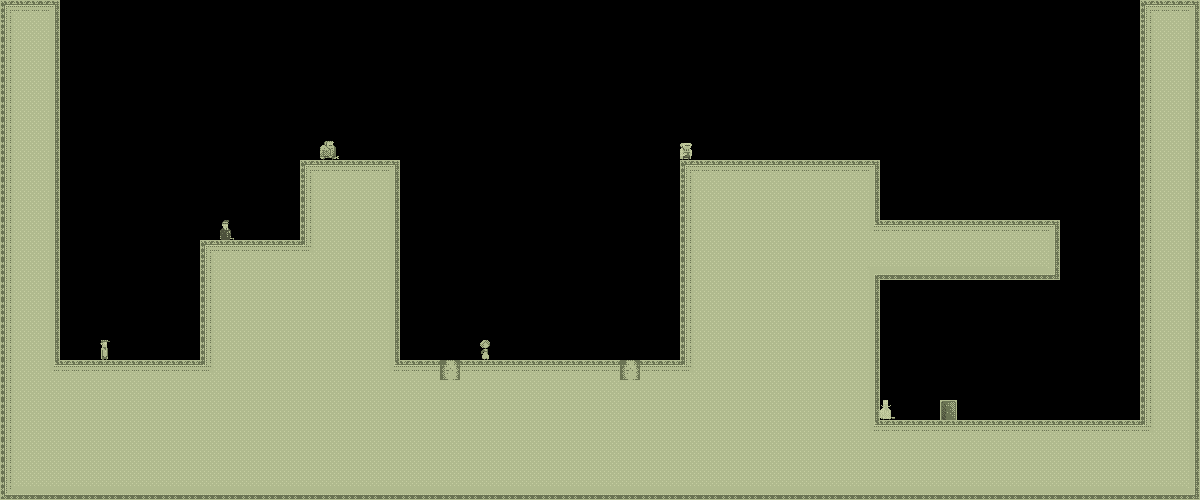

Tiled map render using the project's own tile images. Description and the map definition, with tile-layer contents summarised, below:
An orthogonal 60x25 tile map with 20x20 px tiles, 2 tile layers (bg, dontAutoLoad_sprites) and 11 objects.

<map version="1.0" orientation="orthogonal" width="60" height="25" tilewidth="20" tileheight="20">
 <tileset firstgid="1" name="tiles_sydney" tilewidth="20" tileheight="20">
  <image source="../../../../SuperLemonadeFactory1989Content/Lemonade/tiles_sydney.png" width="400" height="400" />
  <terraintypes>
   <terrain name="regularBlocks" tile="-1" />
  </terraintypes>
  <tile id="8" terrain=",,,0" />
  <tile id="9" terrain=",,0,0" />
  <tile id="10" terrain=",,0,0" />
  <tile id="11" terrain=",,0,0" />
  <tile id="12" terrain=",,0,0" />
  <tile id="13" terrain=",,0,0" />
  <tile id="14" terrain=",,0," />
  <tile id="15" terrain="0,0,0," />
  <tile id="16" terrain="0,0,,0" />
  <tile id="28" terrain=",0,,0" />
  <tile id="34" terrain="0,,0," />
  <tile id="35" terrain="0,,0,0" />
  <tile id="36" terrain=",0,0,0" />
  <tile id="48" terrain=",0,,0" />
  <tile id="54" terrain="0,,0," />
  <tile id="68" terrain=",0,,0" />
  <tile id="74" terrain="0,,0," />
  <tile id="88" terrain=",0,,0" />
  <tile id="94" terrain="0,,0," />
  <tile id="108" terrain=",0,,0" />
  <tile id="114" terrain="0,,0," />
  <tile id="128" terrain=",0,," />
  <tile id="129" terrain="0,0,," />
  <tile id="130" terrain="0,0,," />
  <tile id="131" terrain="0,0,," />
  <tile id="132" terrain="0,0,," />
  <tile id="133" terrain="0,0,," />
  <tile id="134" terrain="0,,," />
  <tile id="194" terrain="0,0,0,0" />
  <tile id="356">
   <properties>
    <property name="LargeCrate" value="" />
   </properties>
  </tile>
  <tile id="380">
   <properties>
    <property name="Andre" value="" />
   </properties>
  </tile>
  <tile id="381">
   <properties>
    <property name="Liselot" value="" />
   </properties>
  </tile>
  <tile id="382">
   <properties>
    <property name="Amsterdaam" value="" />
   </properties>
  </tile>
  <tile id="383">
   <properties>
    <property name="Worker" value="" />
   </properties>
  </tile>
  <tile id="384">
   <properties>
    <property name="Inspector" value="" />
   </properties>
  </tile>
  <tile id="385">
   <properties>
    <property name="Chef" value="" />
   </properties>
  </tile>
  <tile id="386">
   <properties>
    <property name="Exit" value="" />
   </properties>
  </tile>
  <tile id="387">
   <properties>
    <property name="Trampoline" value="" />
   </properties>
  </tile>
  <tile id="388">
   <properties>
    <property name="SmallCrate" value="" />
   </properties>
  </tile>
  <tile id="389">
   <properties>
    <property name="SugarBag" value="" />
   </properties>
  </tile>
 </tileset>
 <layer name="bg" width="60" height="25">
  <data>[1500 cells, 696 non-empty, 28 distinct tile ids]</data>
 </layer>
 <objectgroup name="boxes" width="60" height="25">
  <object x="0" y="0" width="60" height="500" />
  <object x="60" y="360" width="620" height="140" />
  <object x="200" y="240" width="100" height="120" />
  <object x="300" y="160" width="100" height="200" />
  <object x="680" y="160" width="200" height="340" />
  <object x="700" y="0" width="160" height="100" />
  <object x="880" y="220" width="180" height="60" />
  <object x="1140" y="0" width="60" height="500" />
  <object x="880" y="420" width="260" height="80" />
  <object x="980" y="100" width="80" height="60" />
  <object x="1060" y="100">
   <properties>
    <property name="speed" value="100" />
   </properties>
   <polyline points="0,0 0,260" />
  </object>
 </objectgroup>
 <layer name="dontAutoLoad_sprites" width="60" height="25">
  <data>[1500 cells, 9 non-empty, 8 distinct tile ids]</data>
 </layer>
 <objectgroup name="dontAutoLoad_death" width="60" height="25" />
</map>
